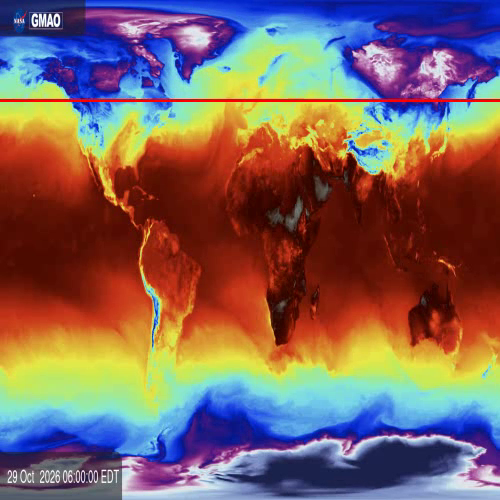
#> input picture frame 90 of color_sampled_pixasonics.mp4, 500 x 500 px, given in place of Aerosols_RotatingEarth_3840x2160.mp4, which was not available
$ jupyter execute --allow-errors color_sampled_pixasonics.ipynb   (text cells are left out)
#> lines starting #> are read from the running program, lines starting #| are printed output that depends on the picture
[cell 1]
from pathlib import Path
import shutil
import subprocess
import sys
import wave
import cv2
import numpy as np

# Find the notebook folder whether Jupyter starts here or in the workspace root.
NOTEBOOK_DIR = next((p for p in (Path.cwd(), Path.cwd() / "SpaceAppsChallengeJukeBox")
                     if (p / "color_sampled_pixasonics.ipynb").is_file()), None)
if NOTEBOOK_DIR is None:
    raise FileNotFoundError("Start Jupyter in the project root or notebook folder.")
local_packages = NOTEBOOK_DIR / ".notebook-deps"
if local_packages.is_dir():
    sys.path.insert(0, str(local_packages))
FFMPEG = shutil.which("ffmpeg")
#> (the rest of this cell did not finish here and is left out)

[cell 2]
DATA_DIR = NOTEBOOK_DIR.parent / "filteredData" / "Aerosols"
VIDEO_PATH = DATA_DIR / "Aerosols_RotatingEarth_3840x2160.mp4"
BACKGROUND_PATH = DATA_DIR / "arkaplan.wav"
COLOR_SOUNDS = [
    {"name": "green", "path": DATA_DIR / "yeşil.wav", "hue": 60, "hue_radius": 25, "gain": 2.0},
    {"name": "blue", "path": DATA_DIR / "mavi.mp3", "hue": 110, "hue_radius": 25, "gain": 2.0},
    {"name": "purple", "path": DATA_DIR / "mor.wav", "hue": 150, "hue_radius": 20, "gain": 2.0},
    {"name": "red_background", "path": DATA_DIR / "red_background.mp3", "hue": 0, "hue_radius": 20, "gain": 0.7, "start_seconds": 8.0, "smoothing_ms": 700, "loop_crossfade_ms": 500},
    {"name": "red_foreground", "path": DATA_DIR / "red_foreground.mp3", "hue": 0, "hue_radius": 20, "gain": 1.0, "smoothing_ms": 700, "loop_crossfade_ms": 500},
]
PREVIEW_SECONDS = None
MAX_VIDEO_WIDTH = 1280
SAMPLE_RATE = 44100
BACKGROUND_GAIN = 0.4
OUTPUT_TARGET_RMS_DBFS = -18.0
OUTPUT_PEAK_CEILING = 0.95
SMOOTHING_MS = 180
OUTPUT_DIR = NOTEBOOK_DIR / "outputs"
OUTPUT_DIR.mkdir(exist_ok=True)
OUTPUT_PATH = OUTPUT_DIR / "aerosols_sonification.mp4"
AUDIO_PATH = OUTPUT_DIR / "aerosols_sonification.wav"
TEMP_VIDEO_PATH = OUTPUT_DIR / "aerosols_scan_silent.mp4"

missing = [p for p in [VIDEO_PATH, BACKGROUND_PATH, *(s["path"] for s in COLOR_SOUNDS)] if not p.is_file()]
#> (the rest of this cell did not finish here and is left out)

[cell 3]
def decode_audio(path, start_seconds=0.0, loop_crossfade_ms=40):
#> further down, reference is the input picture: shape (500, 500, 3); mean B, G, R 96.3, 100.4, 127
#> `gray = cv2.cvtColor(reference, cv2.COLOR_BGR2GRAY)`:
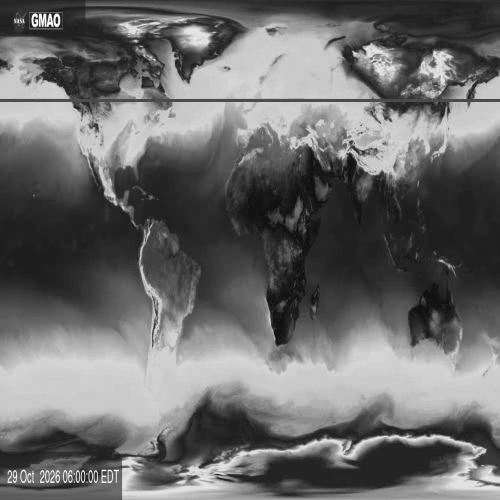
#> gray: shape (500, 500); min 11, max 254, mean 107.8
#> `visible = (gray > 3).astype(np.uint8) * 255`: visible: shape (500, 500); every value is 255
#> `contours, _ = cv2.findContours(visible, cv2.RETR_EXTERNAL, cv2.CHAIN_A..`: contours = [[[0, 0], [0, 499], [499, 499], [499, 0]]]
#> `globe = max(contours, key=cv2.contourArea)`: globe = [[0, 0], [0, 499], [499, 499], [499, 0]]
#> `(earth_x, earth_y), earth_radius = cv2.minEnclosingCircle(globe)`: earth_x = 249.5; earth_radius = 352.8
#> `earth_radius = max(1.0, earth_radius - 1.0)`: earth_radius = 351.8
#> `earth_mask = (xx - earth_x)**2 + (yy - earth_y)**2 <= earth_radius**2`:
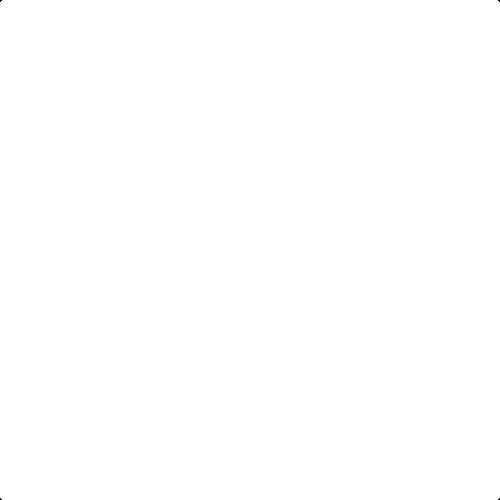
#> earth_mask: shape (500, 500) bool; 100% white; black in thin lines or dots
#> `earth_rows = np.flatnonzero(earth_mask.any(axis=1))`: earth_rows = 500 values from 0 to 499
#> `earth_top, earth_bottom = int(earth_rows[0]), int(earth_rows[-1])`: earth_top = 0; earth_bottom = 499
#| Earth scan: y=0 to 499, radius=351.8px
    result = subprocess.run(
        [FFMPEG, "-v", "error", "-i", str(path), "-ss", str(start_seconds), "-f", "f32le", "-ac", "2",
         "-ar", str(SAMPLE_RATE), "pipe:1"], capture_output=True, check=True)
    audio = np.frombuffer(result.stdout, dtype="<f4").reshape(-1, 2).copy()
    if not audio.size or not np.isfinite(audio).all():
        raise ValueError(f"Empty or invalid audio: {path}")
    rms = float(np.sqrt(np.mean(audio.astype(np.float64) ** 2)))
    peak = float(np.max(np.abs(audio)))
    if rms < 1e-8:
        raise ValueError(f"Silent audio: {path}")
    audio *= min(10 ** (-24 / 20) / rms, 0.89 / peak)
    # Crossfade the end into the start to reduce clicks when looping.
    fade = min(round(SAMPLE_RATE * loop_crossfade_ms / 1000), len(audio) // 4)
    if fade >= 2:
        ramp = np.linspace(0, 1, fade, dtype=np.float32)[:, None]
        audio = np.concatenate((audio[:-fade], audio[-fade:] * (1-ramp) + audio[:fade] * ramp))
    return audio

def loop_chunk(audio, start, count):
    return audio[(np.arange(count) + start) % len(audio)]

#> (the rest of this cell did not finish here and is left out)

[cell 4]
capture = cv2.VideoCapture(str(VIDEO_PATH))
writer = None
#> (the rest of this cell did not finish here and is left out)

$ run again, starting later in the video
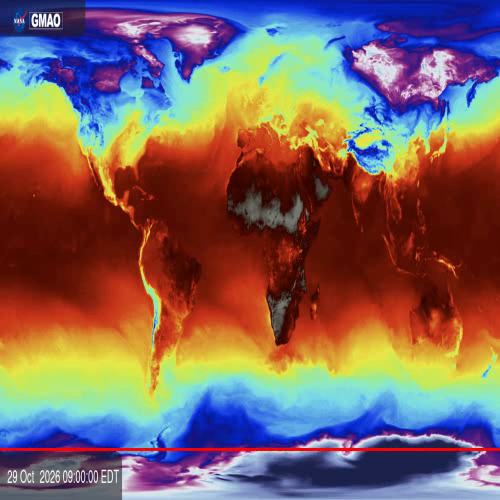
#> input picture frame 405 of color_sampled_pixasonics.mp4, 500 x 500 px, given in place of Aerosols_RotatingEarth_3840x2160.mp4, which was not available
#> reference is the input picture: shape (500, 500, 3); mean B, G, R 97.5, 101, 126.8
#> `gray = cv2.cvtColor(reference, cv2.COLOR_BGR2GRAY)`:
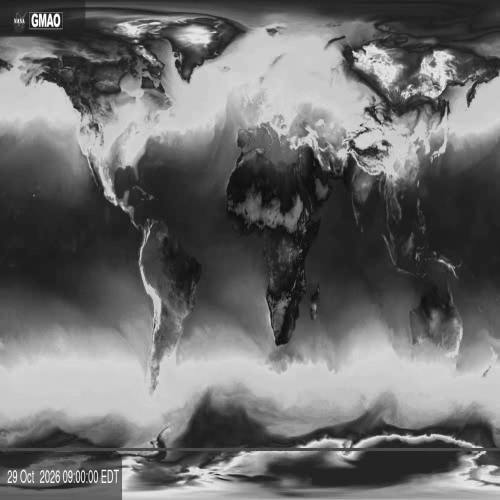
#> gray: shape (500, 500); min 10, max 255, mean 108.2
#> visible: shape (500, 500); every value is 255
#> contours = [[[0, 0], [0, 499], [499, 499], [499, 0]]]
#> globe = [[0, 0], [0, 499], [499, 499], [499, 0]]
#> `(earth_x, earth_y), earth_radius = cv2.minEnclosingCircle(globe)`: earth_x = 249.5; earth_radius = 352.8
#> `earth_radius = max(1.0, earth_radius - 1.0)`: earth_radius = 351.8
#> earth_mask: shape (500, 500) bool; 100% white; black in thin lines or dots
#> earth_rows = 500 values from 0 to 499
#> earth_top = 0; earth_bottom = 499
#| Earth scan: y=0 to 499, radius=351.8px

$ run again, starting later in the video
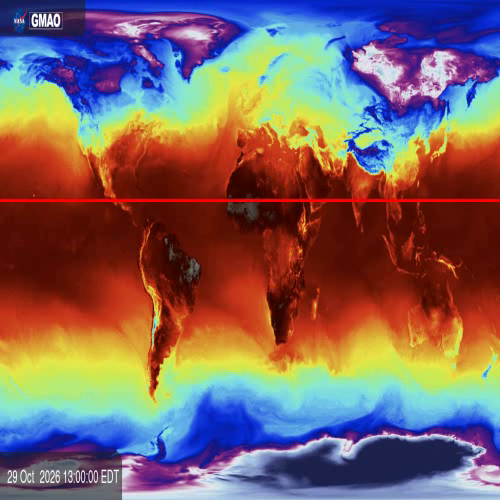
#> input picture frame 720 of color_sampled_pixasonics.mp4, 500 x 500 px, given in place of Aerosols_RotatingEarth_3840x2160.mp4, which was not available
#> reference is the input picture: shape (500, 500, 3); mean B, G, R 98.7, 100.7, 126.6
#> `gray = cv2.cvtColor(reference, cv2.COLOR_BGR2GRAY)`:
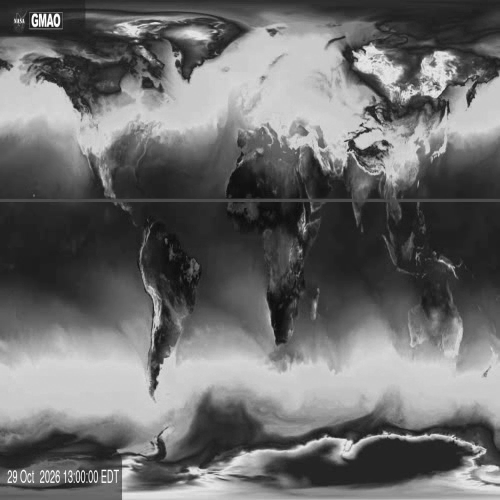
#> gray: shape (500, 500); min 10, max 255, mean 108.1
#> visible: shape (500, 500); every value is 255
#> contours = [[[0, 0], [0, 499], [499, 499], [499, 0]]]
#> globe = [[0, 0], [0, 499], [499, 499], [499, 0]]
#> `(earth_x, earth_y), earth_radius = cv2.minEnclosingCircle(globe)`: earth_x = 249.5; earth_radius = 352.8
#> `earth_radius = max(1.0, earth_radius - 1.0)`: earth_radius = 351.8
#> earth_mask: shape (500, 500) bool; 100% white; black in thin lines or dots
#> earth_rows = 500 values from 0 to 499
#> earth_top = 0; earth_bottom = 499
#| Earth scan: y=0 to 499, radius=351.8px
